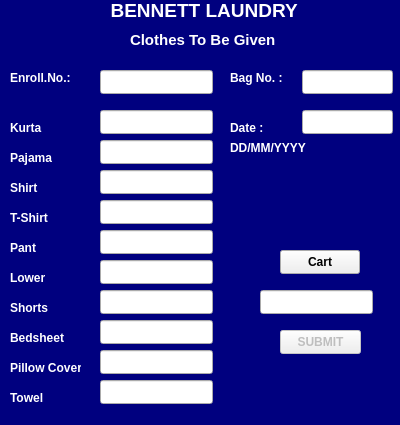
<?xml version="1.0" encoding="UTF-8"?>
<ui version="4.0">
 <class>LaundryClothesStd</class>
 <widget class="QDialog" name="LaundryClothesStd">
  <property name="geometry">
   <rect>
    <x>0</x>
    <y>0</y>
    <width>400</width>
    <height>425</height>
   </rect>
  </property>
  <property name="windowTitle">
   <string>Dialog</string>
  </property>
  <widget class="QLabel" name="label">
   <property name="geometry">
    <rect>
     <x>0</x>
     <y>0</y>
     <width>401</width>
     <height>21</height>
    </rect>
   </property>
   <property name="font">
    <font>
     <pointsize>14</pointsize>
     <bold>true</bold>
    </font>
   </property>
   <property name="styleSheet">
    <string notr="true">color: rgb(255, 255, 255);
background-color: rgb(0, 0, 127);</string>
   </property>
   <property name="text">
    <string>                     BENNETT LAUNDRY</string>
   </property>
  </widget>
  <widget class="QLabel" name="label_2">
   <property name="geometry">
    <rect>
     <x>0</x>
     <y>20</y>
     <width>401</width>
     <height>411</height>
    </rect>
   </property>
   <property name="styleSheet">
    <string notr="true">background-color: rgb(0, 0, 127);</string>
   </property>
   <property name="text">
    <string/>
   </property>
  </widget>
  <widget class="QLabel" name="label_3">
   <property name="geometry">
    <rect>
     <x>130</x>
     <y>30</y>
     <width>151</width>
     <height>20</height>
    </rect>
   </property>
   <property name="font">
    <font>
     <pointsize>11</pointsize>
     <bold>true</bold>
    </font>
   </property>
   <property name="styleSheet">
    <string notr="true">color: rgb(255, 255, 255);</string>
   </property>
   <property name="text">
    <string>Clothes To Be Given</string>
   </property>
  </widget>
  <widget class="QLabel" name="label_4">
   <property name="geometry">
    <rect>
     <x>10</x>
     <y>120</y>
     <width>61</width>
     <height>16</height>
    </rect>
   </property>
   <property name="font">
    <font>
     <bold>true</bold>
    </font>
   </property>
   <property name="styleSheet">
    <string notr="true">color: rgb(255, 255, 255);</string>
   </property>
   <property name="text">
    <string>Kurta</string>
   </property>
  </widget>
  <widget class="QLabel" name="label_5">
   <property name="geometry">
    <rect>
     <x>10</x>
     <y>150</y>
     <width>49</width>
     <height>16</height>
    </rect>
   </property>
   <property name="font">
    <font>
     <bold>true</bold>
    </font>
   </property>
   <property name="styleSheet">
    <string notr="true">color: rgb(255, 255, 255);</string>
   </property>
   <property name="text">
    <string>Pajama</string>
   </property>
  </widget>
  <widget class="QLabel" name="label_6">
   <property name="geometry">
    <rect>
     <x>10</x>
     <y>180</y>
     <width>49</width>
     <height>16</height>
    </rect>
   </property>
   <property name="font">
    <font>
     <bold>true</bold>
    </font>
   </property>
   <property name="styleSheet">
    <string notr="true">color: rgb(255, 255, 255);</string>
   </property>
   <property name="text">
    <string>Shirt</string>
   </property>
  </widget>
  <widget class="QLabel" name="label_7">
   <property name="geometry">
    <rect>
     <x>10</x>
     <y>210</y>
     <width>49</width>
     <height>16</height>
    </rect>
   </property>
   <property name="font">
    <font>
     <bold>true</bold>
    </font>
   </property>
   <property name="styleSheet">
    <string notr="true">color: rgb(255, 255, 255);</string>
   </property>
   <property name="text">
    <string>T-Shirt</string>
   </property>
  </widget>
  <widget class="QLabel" name="label_8">
   <property name="geometry">
    <rect>
     <x>10</x>
     <y>240</y>
     <width>49</width>
     <height>16</height>
    </rect>
   </property>
   <property name="font">
    <font>
     <bold>true</bold>
    </font>
   </property>
   <property name="styleSheet">
    <string notr="true">color: rgb(255, 255, 255);</string>
   </property>
   <property name="text">
    <string>Pant</string>
   </property>
  </widget>
  <widget class="QLabel" name="label_9">
   <property name="geometry">
    <rect>
     <x>10</x>
     <y>270</y>
     <width>49</width>
     <height>16</height>
    </rect>
   </property>
   <property name="font">
    <font>
     <bold>true</bold>
    </font>
   </property>
   <property name="styleSheet">
    <string notr="true">color: rgb(255, 255, 255);</string>
   </property>
   <property name="text">
    <string>Lower</string>
   </property>
  </widget>
  <widget class="QLabel" name="label_10">
   <property name="geometry">
    <rect>
     <x>10</x>
     <y>300</y>
     <width>49</width>
     <height>16</height>
    </rect>
   </property>
   <property name="font">
    <font>
     <bold>true</bold>
    </font>
   </property>
   <property name="styleSheet">
    <string notr="true">color: rgb(255, 255, 255);</string>
   </property>
   <property name="text">
    <string>Shorts</string>
   </property>
  </widget>
  <widget class="QLabel" name="label_11">
   <property name="geometry">
    <rect>
     <x>10</x>
     <y>330</y>
     <width>61</width>
     <height>16</height>
    </rect>
   </property>
   <property name="font">
    <font>
     <bold>true</bold>
    </font>
   </property>
   <property name="styleSheet">
    <string notr="true">color: rgb(255, 255, 255);</string>
   </property>
   <property name="text">
    <string>Bedsheet</string>
   </property>
  </widget>
  <widget class="QLabel" name="label_12">
   <property name="geometry">
    <rect>
     <x>10</x>
     <y>360</y>
     <width>71</width>
     <height>16</height>
    </rect>
   </property>
   <property name="font">
    <font>
     <bold>true</bold>
    </font>
   </property>
   <property name="styleSheet">
    <string notr="true">color: rgb(255, 255, 255);</string>
   </property>
   <property name="text">
    <string>Pillow Cover</string>
   </property>
  </widget>
  <widget class="QLabel" name="label_13">
   <property name="geometry">
    <rect>
     <x>10</x>
     <y>390</y>
     <width>49</width>
     <height>16</height>
    </rect>
   </property>
   <property name="font">
    <font>
     <bold>true</bold>
    </font>
   </property>
   <property name="styleSheet">
    <string notr="true">color: rgb(255, 255, 255);</string>
   </property>
   <property name="text">
    <string>Towel</string>
   </property>
  </widget>
  <widget class="QLineEdit" name="txtKurta">
   <property name="geometry">
    <rect>
     <x>100</x>
     <y>110</y>
     <width>113</width>
     <height>24</height>
    </rect>
   </property>
  </widget>
  <widget class="QLineEdit" name="txtPajama">
   <property name="geometry">
    <rect>
     <x>100</x>
     <y>140</y>
     <width>113</width>
     <height>24</height>
    </rect>
   </property>
  </widget>
  <widget class="QLineEdit" name="txtShirt">
   <property name="geometry">
    <rect>
     <x>100</x>
     <y>170</y>
     <width>113</width>
     <height>24</height>
    </rect>
   </property>
  </widget>
  <widget class="QLineEdit" name="txtTShirt">
   <property name="geometry">
    <rect>
     <x>100</x>
     <y>200</y>
     <width>113</width>
     <height>24</height>
    </rect>
   </property>
  </widget>
  <widget class="QLineEdit" name="txtPant">
   <property name="geometry">
    <rect>
     <x>100</x>
     <y>230</y>
     <width>113</width>
     <height>24</height>
    </rect>
   </property>
  </widget>
  <widget class="QLineEdit" name="txtLower">
   <property name="geometry">
    <rect>
     <x>100</x>
     <y>260</y>
     <width>113</width>
     <height>24</height>
    </rect>
   </property>
  </widget>
  <widget class="QLineEdit" name="txtShorts">
   <property name="geometry">
    <rect>
     <x>100</x>
     <y>290</y>
     <width>113</width>
     <height>24</height>
    </rect>
   </property>
  </widget>
  <widget class="QLineEdit" name="txtBedsheet">
   <property name="geometry">
    <rect>
     <x>100</x>
     <y>320</y>
     <width>113</width>
     <height>24</height>
    </rect>
   </property>
  </widget>
  <widget class="QLineEdit" name="txtPillowCover">
   <property name="geometry">
    <rect>
     <x>100</x>
     <y>350</y>
     <width>113</width>
     <height>24</height>
    </rect>
   </property>
  </widget>
  <widget class="QLineEdit" name="txtTowel">
   <property name="geometry">
    <rect>
     <x>100</x>
     <y>380</y>
     <width>113</width>
     <height>24</height>
    </rect>
   </property>
  </widget>
  <widget class="QPushButton" name="btnSubmit">
   <property name="enabled">
    <bool>false</bool>
   </property>
   <property name="geometry">
    <rect>
     <x>280</x>
     <y>330</y>
     <width>81</width>
     <height>24</height>
    </rect>
   </property>
   <property name="font">
    <font>
     <bold>true</bold>
    </font>
   </property>
   <property name="text">
    <string>SUBMIT</string>
   </property>
  </widget>
  <widget class="QLabel" name="label_14">
   <property name="geometry">
    <rect>
     <x>10</x>
     <y>70</y>
     <width>71</width>
     <height>16</height>
    </rect>
   </property>
   <property name="font">
    <font>
     <bold>true</bold>
    </font>
   </property>
   <property name="styleSheet">
    <string notr="true">color: rgb(255, 255, 255);</string>
   </property>
   <property name="text">
    <string>Enroll.No.:</string>
   </property>
  </widget>
  <widget class="QLabel" name="label_15">
   <property name="geometry">
    <rect>
     <x>230</x>
     <y>70</y>
     <width>61</width>
     <height>16</height>
    </rect>
   </property>
   <property name="font">
    <font>
     <bold>true</bold>
    </font>
   </property>
   <property name="styleSheet">
    <string notr="true">color: rgb(255, 255, 255);</string>
   </property>
   <property name="text">
    <string>Bag No. :</string>
   </property>
  </widget>
  <widget class="QLineEdit" name="txtEnrollNo">
   <property name="geometry">
    <rect>
     <x>100</x>
     <y>70</y>
     <width>113</width>
     <height>24</height>
    </rect>
   </property>
  </widget>
  <widget class="QLineEdit" name="txtBagNo">
   <property name="geometry">
    <rect>
     <x>302</x>
     <y>70</y>
     <width>91</width>
     <height>24</height>
    </rect>
   </property>
  </widget>
  <widget class="QPushButton" name="btncart">
   <property name="geometry">
    <rect>
     <x>280</x>
     <y>250</y>
     <width>80</width>
     <height>24</height>
    </rect>
   </property>
   <property name="font">
    <font>
     <bold>true</bold>
    </font>
   </property>
   <property name="text">
    <string>Cart</string>
   </property>
  </widget>
  <widget class="QLineEdit" name="txtCart">
   <property name="geometry">
    <rect>
     <x>260</x>
     <y>290</y>
     <width>113</width>
     <height>24</height>
    </rect>
   </property>
  </widget>
  <widget class="QLabel" name="label_16">
   <property name="geometry">
    <rect>
     <x>230</x>
     <y>120</y>
     <width>49</width>
     <height>16</height>
    </rect>
   </property>
   <property name="font">
    <font>
     <bold>true</bold>
    </font>
   </property>
   <property name="styleSheet">
    <string notr="true">color: rgb(255, 255, 255);</string>
   </property>
   <property name="text">
    <string>Date :</string>
   </property>
  </widget>
  <widget class="QLineEdit" name="txtDate">
   <property name="geometry">
    <rect>
     <x>302</x>
     <y>110</y>
     <width>91</width>
     <height>24</height>
    </rect>
   </property>
  </widget>
  <widget class="QLabel" name="label_17">
   <property name="geometry">
    <rect>
     <x>230</x>
     <y>140</y>
     <width>91</width>
     <height>16</height>
    </rect>
   </property>
   <property name="font">
    <font>
     <bold>true</bold>
    </font>
   </property>
   <property name="styleSheet">
    <string notr="true">color: rgb(255, 255, 255);</string>
   </property>
   <property name="text">
    <string>DD/MM/YYYY</string>
   </property>
  </widget>
 </widget>
 <resources/>
 <connections/>
</ui>
